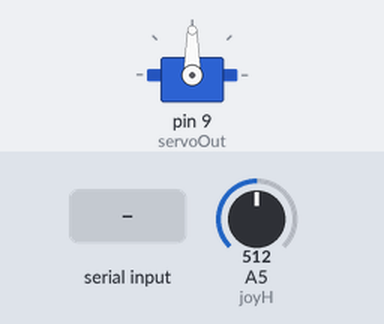
A sketch run on a simulated Arduino Uno, built with avr-gcc and run on an emulated ATmega328P. On the bench: servo. Inputs (shaded band) come from the test bench; at power-on: A5 (joyH) = 512.

Above: at 1.2 s.
1.3 s: A5 (joyH) set to 586
2.8 s: A5 (joyH) set to 607
At 3.26 s:
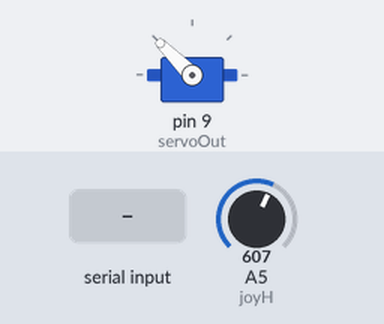
At 3.9 s:
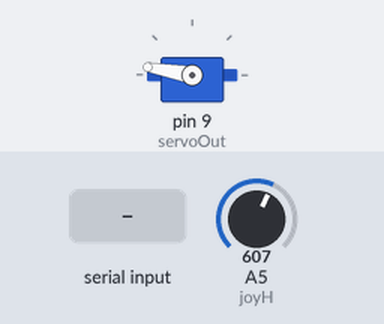
5.1 s: A5 (joyH) set to 412
6.6 s: A5 (joyH) set to 383
At 9.3 s:
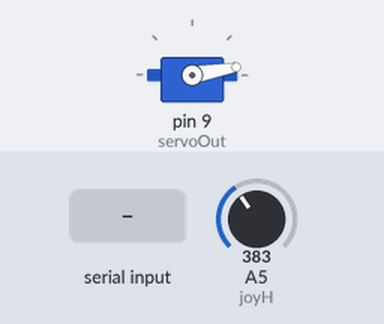
9.6 s: "m" received over Serial
11.7 s: "f" received over Serial
At 12.7 s:
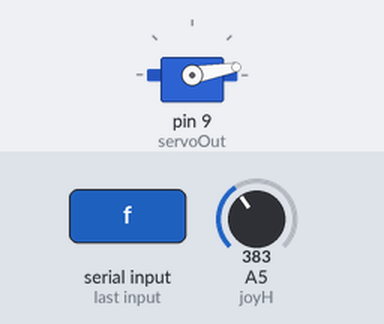
Timing chart, 0 to 14.2 s (numbered marks = the images above; inputs shaded):
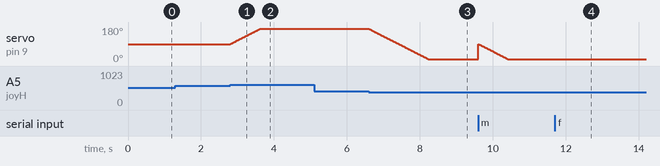

The sketch:

panner.ino
```cpp
#include <Servo.h>

Servo myservo;
int pos = 90;            //servo position
int stepSize = 1;        //servo stepsize
const int servoOut = 9;

const int joyH = 5;        // L/R Parallax Thumbstick
const int joyV = 4;        // U/D Parallax Thumbstick

int inByte = 0;          // incoming serial byte


void setup()
{
  Serial.begin(9600);
  while (!Serial) {
    ;
  }

  myservo.attach(servoOut);
  myservo.write(pos);
}

void loop()
{
  updateFromSerial();
  updateFromJoystick();

  setServoToPos();
  delay(10);
}

void updateFromJoystick()
{
  int joystick_pos = analogRead(joyH);
  if (joystick_pos < 400)
  {
    decPos(1);
  }

  if (joystick_pos > 600)
  {
    incPos(1);
  }
//  outputJoystick();
}

void updateFromSerial()
{
  if (Serial.available() > 0)
  {
    inByte = Serial.read();

    if (inByte == 'j') {
      decPos(2);
    }

    if (inByte == 'f') {
      incPos(2);
    }

    if (inByte == 'm') {
      pos = 90;
    }
  }
}

void setServoToPos() {
      myservo.write(pos);
}

void incPos(int stepSize) {
  if (pos < 170) {
    pos = pos + stepSize;
    if (pos > 170) {
      pos = 170;
    }
  }
}

void decPos(int stepSize) {
  if (pos > 10) {
    pos = pos - stepSize;
    if (pos < 10 ) {
      pos = 10;
    }
  }
}

/**
* Display joystick values
*/
void outputJoystick(){

    Serial.print(analogRead(joyH));
    Serial.print ("---");
    Serial.print(analogRead(joyV));
    Serial.println ("----------------");
}

void establishContact() {
  while (Serial.available() <= 0) {
    Serial.print('A');   // send a capital A
    delay(300);
  }
}
```

Measured:
- the behaviour switches between 600 and 601 on A5 (joyH) (found by bisection; images 0 and 1)
- the behaviour switches between 400 and 399 on A5 (joyH) (found by bisection; images 2 and 3)
- after the input at 1.3 s, every drawn part: stays the same
- after the input at 2.8 s, servo on pin 9 (servoOut): moves from 90° to 170° over 0.81 s, starting at once
- after the input at 5.1 s, every drawn part: stays the same
- after the input at 6.6 s, servo on pin 9 (servoOut): moves from 170° to 10° over 1.6 s, starting at once
- after the input at 11.7 s, servo on pin 9 (servoOut): 10° → 11° at once, → 10° 0.01 s later
